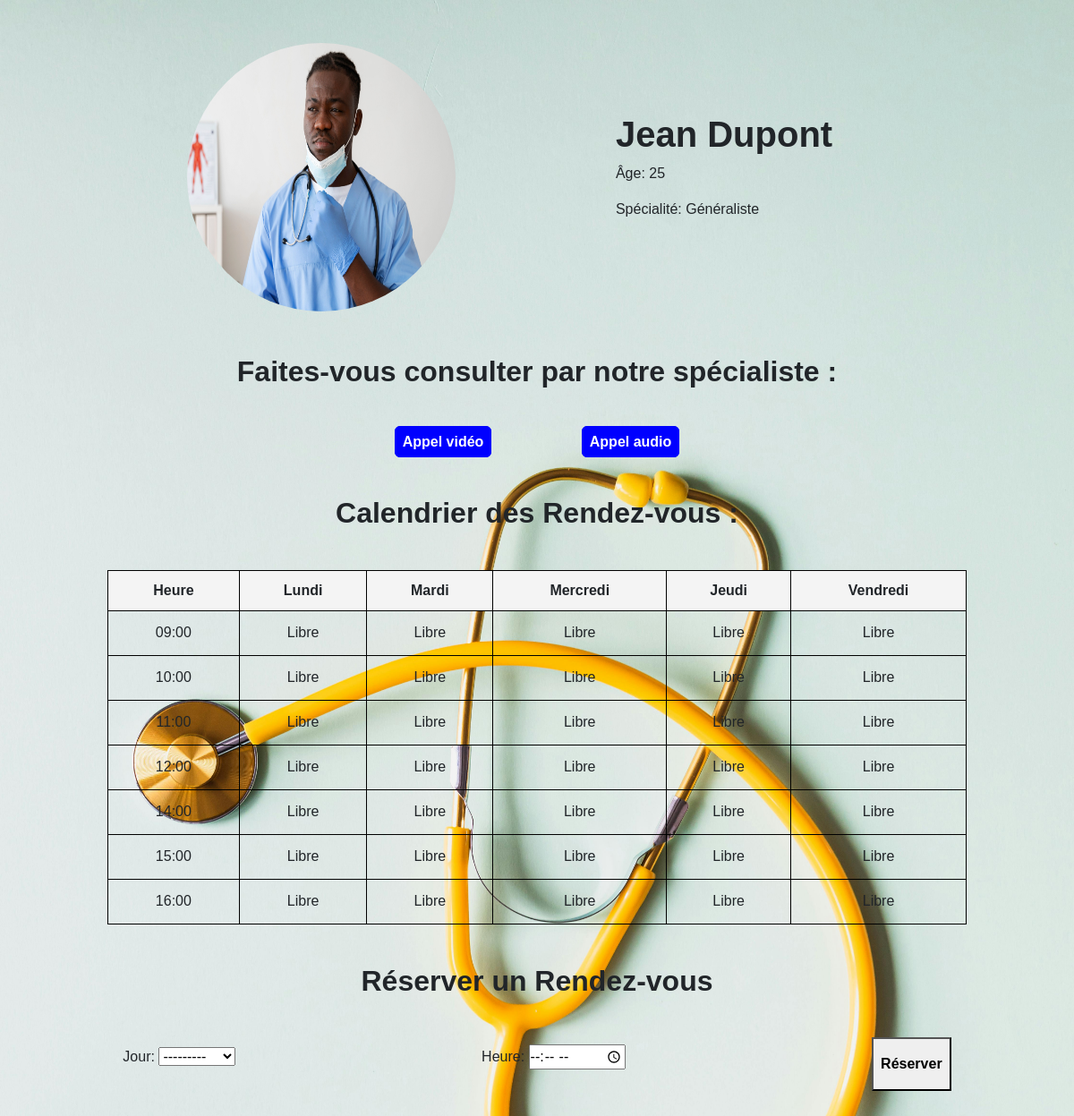
Screenshot of /consultation_option_généraliste/14/ with the database file from the repository.
### teleconsult_app/models.py (models this page shows)
class Medecins(models.Model):
    nom = models.CharField(max_length=100)
    specialite = models.CharField(max_length=100)
    email = models.EmailField(default='example@example.com')  # Fournir une valeur par défaut
    photo = models.ImageField(upload_to='images/')
    age = models.IntegerField(default=1)

### teleconsult_app/forms.py
class RendezVousForm(forms.ModelForm):
    class Meta:
        model = RendezVous
        fields = ['jour', 'heure']
        widgets = {
            'jour': forms.Select(choices=[
                ('lundi', 'Lundi'),
                ('mardi', 'Mardi'),
                ('mercredi', 'Mercredi'),
                ('jeudi', 'Jeudi'),
                ('vendredi', 'Vendredi')
            ]),
            'heure': forms.TimeInput(attrs={'type': 'time'})
        }

### teleconsult_app/views.py (called while the page is built, shortened)
def consultation(request, id):
    medecin = get_object_or_404(Medecins, id=id)
    form = RendezVousForm(request.POST or None)
    rendezvous_liste = RendezVous.objects.filter(medecin=medecin)
    appointments = {f"{rdv.jour}-{rdv.heure.strftime('%H:%M')}": True for rdv in rendezvous_liste}
    jours = ['lundi', 'mardi', 'mercredi', 'jeudi', 'vendredi']
    heures = ['09:00', '10:00', '11:00', '12:00', '14:00', '15:00', '16:00']
    context = {
        'medecin': medecin,
        'form': form,
        'jours': jours,
        'heures': heures,
        'appointments': appointments,
    }
    return render(request, 'consultation_option_spé.html', context)

### teleconsult_app/templates/consultation_option_spé.html (shortened to what this page needs)
{% load static %}
<!DOCTYPE html>
<html lang="en">
<head>
    <link rel="stylesheet" href="{% static 'css/consultation_option.css' %}">
    <link rel="stylesheet" href="{% static 'css/bootstrap.min.css' %}">
</head>
<body>
<div class="container mt-5">
    <div class="row">
        <div class="col-15 d-flex">
            <img src="{% static 'images/' %}{{ medecin.photo }}" alt="Avatar du médecin" class="rounded-circle images">
            <div class="profil">
                <h1 class="fw-bold">{{ medecin.nom }}</h1>
                <p>Âge: {{ medecin.age }}</p>
                <p>Spécialité: {{ medecin.specialite }}</p>
            </div>
        </div>
    </div>
</div>
<div class="consulter">
    <h2 class="pb-4 pt-5 text-center text-dark fw-bold">Faites-vous consulter par notre spécialiste :</h2>
    <div class="text-center mt-4">
        <a href="https://demo.campay.net/pay/frais-de-consultation-4235-1729426350-ARK/" class="me-5 p-2 rounded">Appel vidéo</a>
        <a href="https://demo.campay.net/pay/frais-de-consultation-4235-1729426350-ARK/" class="ms-5 p-2 rounded">Appel audio</a>
    </div>
</div>
<div class="prise_rendezvous pt-5">
    <h2 class="pb-4 text-dark fw-bold">Calendrier des Rendez-vous :</h2>
    <table id="calendar">
        <thead>
            <tr>
                <th>Heure</th>
                {% for jour in jours %}
                    <th>{{ jour|title }}</th>
                {% endfor %}
            </tr>
        </thead>
        <tbody>
            {% for heure in heures %}
                <tr>
                    <td>{{ heure }}</td>
                    {% for jour in jours %}
                        <td>
                            {% with key=jour|add:"-"|add:heure %}
                                {% if key in appointments %}
                                    <a href="{% url 'delete_rendezvous' medecin.id jour heure %}" class="booked">Réservé</a>
                                {% else %}
                                    Libre
                                {% endif %}
                            {% endwith %}
                        </td>
                    {% endfor %}
                </tr>
            {% endfor %}
        </tbody>
    </table>
    <h2 class="pb-4 pt-4 text-dark fw-bold">Réserver un Rendez-vous</h2>
    <form method="post" class="pb-5">
        {{ form.as_p }}
        <button type="submit" class="text-center fw-bold p-2">Réserver</button>
    </form>
</div>
</body>
</html>

### teleconsult_app/static/css/consultation_option.css (style rules this page uses)
* { margin: 0; padding: 0; box-sizing: border-box; font-family: "poppins", sans-serif; }
body { background-image: url(./../images/pexels-karolina-grabowska-4386464.jpg) !important; background-size:100%; height: 100vh !important; }
.images { width: 300px; height: 300px; margin-left: 15%; }
.prise_rendezvous { font-family: Arial, sans-serif; text-align: center; }
table { width: 80%; margin: 20px auto; border-collapse: collapse; }
table { border: 1px solid #ddd; padding: 10px; }
th, td { border: 0.5px solid #000000 !important; padding: 10px; }
th { background-color: #f4f4f4; }
td { height: 50px; cursor: pointer; }
label { display: block; margin: 10px 0; }
form { margin-top: 20px; display: flex; flex-direction: row; justify-content: space-around; text-align: left; }
.consulter a { border: 1px solid blue; text-decoration: none; color: white; font-weight: bold; background-color: blue; }
.profil { margin-left:16%; margin-top: 7%; }

### rows the page displays
Medecins: photo (picture), nom "Jean Dupont", age "25", specialite "Généraliste"

### other values shown
{{ jour|title }} "Lundi" "Mardi" "Mercredi" "Jeudi" "Vendredi"
{{ heure }} "09:00" "10:00" "11:00" "12:00" "14:00" "15:00" "16:00"
